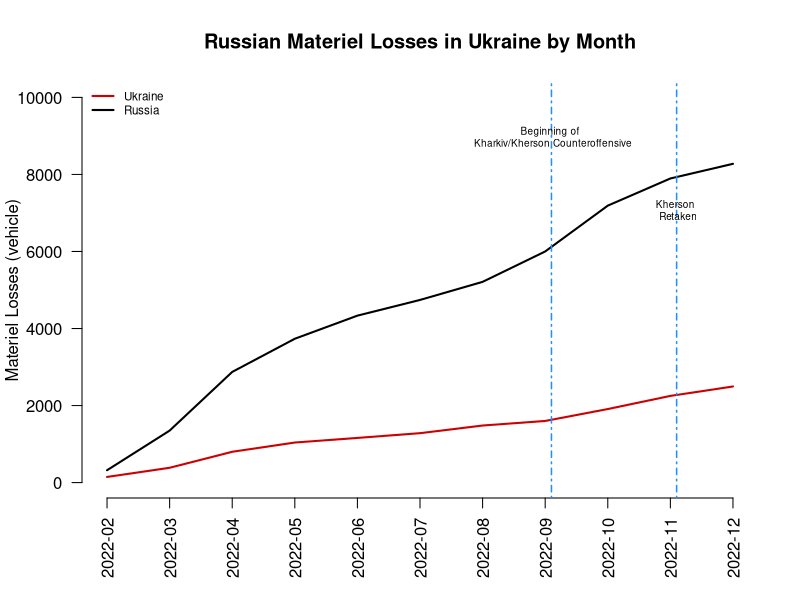
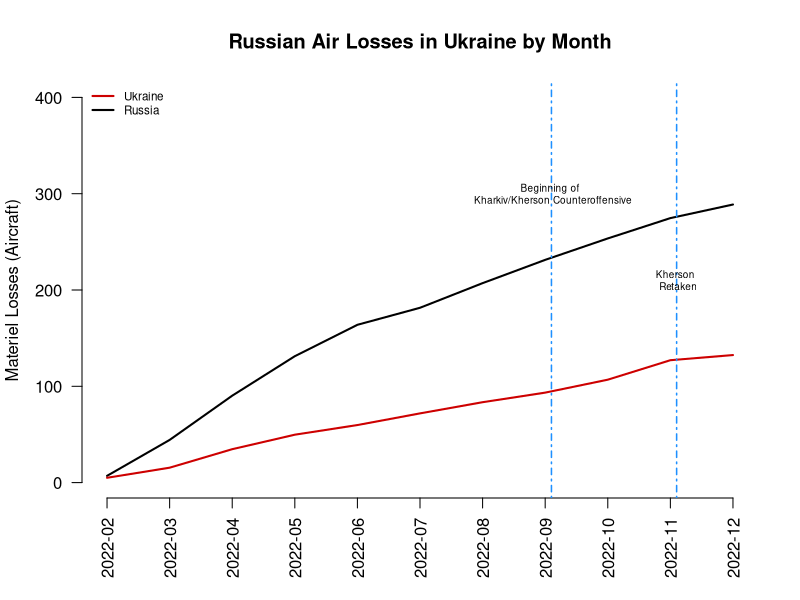

Reproduce these figures in R, in order.
#########Andrew Beketa####
########12/10/22##########
###### Final ####

setwd("C:/Users/Andrew/Downloads")   ##Make sure to set this right so everything works###

##first, lets load our data so we can use it

losses <- read.csv("Losses.csv")


##Subset the data so we can work with months and not the day by day format.

losses$Date <- as.Date(losses$Date)
head(losses$Date)
class(losses$Date)

## Subset data from February to December 2022
sub <- subset(losses, Date >= as.Date("2022-02-28") &
                     Date <= as.Date("2022-12-09"))

## Format date so that we can work with months
sub$monthyear <- format(sub$Date, "%Y-%m")
range(sub$monthyear)

## Average Losses for Russia and Ukraine by month
## These are our y inputs

RUlosses <- tapply(sub$Russia_Total, sub$monthyear, mean,
                            na.rm=T)

UAlosses <- tapply(sub$Ukraine_Total, sub$monthyear, mean,
                   
                            na.rm=T)
RAFlosses <- tapply(sub$Russia_Aircraft, sub$monthyear, mean,
                    na.rm=T)

UAFlosses <-tapply(sub$Ukraine_Aircraft, sub$monthyear, mean,
                   na.rm=T)

## Want to plot them each at their own point on the x-axis, from the first month to the last month. 

1:length(RUlosses)


plot(x=1:length(RUlosses),
     y=RUlosses,
     type="l", 
     main="Russian Materiel Losses in Ukraine by Month",
     ylab="Materiel Losses (vehicle)",
     xlab="",
     ylim = c(0, 10000), # y-axis limits
     las=1, # orientation of axis labels
     lwd=2, # line width
     bty="n",
     xaxt="n") # removes border
axis(1, at = 1:length(RUlosses), 
     labels=names(RUlosses), las=2)

## Add line to the plot 
lines(x=1:length(UAlosses),
      y=UAlosses, col="red3", lwd=2)

legend("topleft",  col=c("red3", "black"), 
       c("Ukraine", "Russia"), 
       cex = .7, # size of legend
       lwd=2,
       bty="n")

abline(v=8.1, lty=10, col="dodgerblue", lwd=1.5)
text(x=8.1, y=8980, labels = "Beginning of \n Kharkiv/Kherson Counteroffensive", cex=.6)

abline(v=10.1, lty=10, col="dodgerblue", lwd=1.5)
text(x=10.1, y=7080, labels = "Kherson \n Retaken", cex=.6)



plot(x=1:length(RAFlosses),
     y=RAFlosses,
     type="l", 
     main="Russian Air Losses in Ukraine by Month",
     ylab="Materiel Losses (Aircraft)",
     xlab="",
     ylim = c(0, 400), # y-axis limits
     las=1, # orientation of axis labels
     lwd=2, # line width
     bty="n",
     xaxt="n") # removes border
axis(1, at = 1:length(RAFlosses), 
     labels=names(RAFlosses), las=2)

lines(x=1:length(UAFlosses),
      y=UAFlosses, col="red3", lwd=2)

abline(v=8.1, lty=10, col="dodgerblue", lwd=1.5)
text(x=8.1, y=300, labels = "Beginning of \n Kharkiv/Kherson Counteroffensive", cex=.6)

abline(v=10.1, lty=10, col="dodgerblue", lwd=1.5)
text(x=10.1, y=210, labels = "Kherson \n Retaken", cex=.6)

legend("topleft",  col=c("red3", "black"), 
       c("Ukraine", "Russia"), 
       cex = .7, # size of legend
       lwd=2,
       bty="n")

